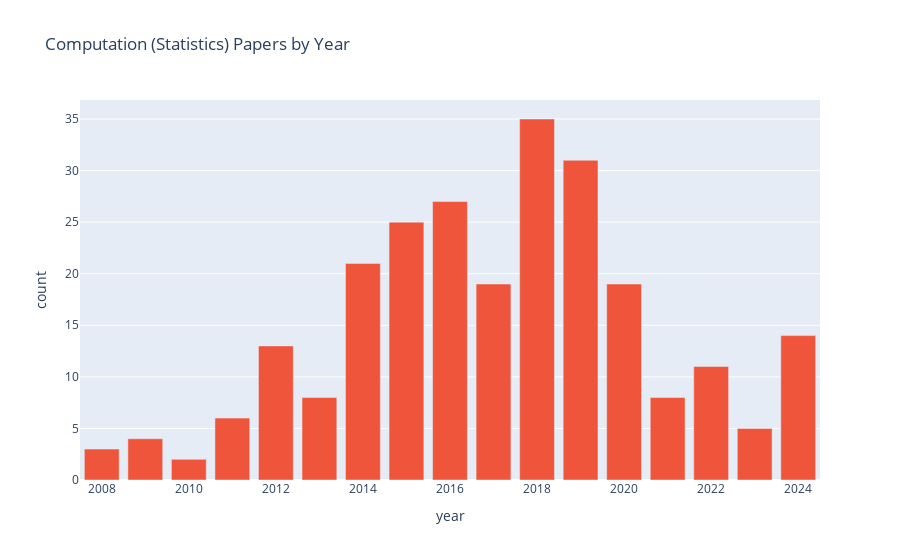

The notebook cell saved with this chart:
### Code cell
top = 'Computation (Statistics)'
px.bar(cat_year_num.query("category == @top"), x = 'year', y = 'count', title= top + " Papers by Year", color_discrete_sequence=[color_dict[top]])

### Figure 1 — Plotly figure (JSON) as saved in the notebook; plotly's stock layout.template omitted (floating-point values rounded to 4 significant figures)
{"data": [{"hovertemplate": "year=%{x}<br>count=%{y}<extra></extra>", "legendgroup": "", "marker": {"color": "#EF553B", "pattern": {"shape": ""}}, "name": "", "orientation": "v", "showlegend": false, "textposition": "auto", "type": "bar", "x": [2008, 2009, 2010, 2011, 2012, 2013, 2014, 2015, 2016, 2017, 2018, 2019, 2020, 2021, 2022, 2023, 2024], "xaxis": "x", "y": [3, 4, 2, 6, 13, 8, 21, 25, 27, 19, 35, 31, 19, 8, 11, 5, 14], "yaxis": "y"}], "layout": {"barmode": "relative", "legend": {"tracegroupgap": 0}, "title": {"text": "Computation (Statistics) Papers by Year"}, "xaxis": {"anchor": "y", "domain": [0, 1], "title": {"text": "year"}}, "yaxis": {"anchor": "x", "domain": [0, 1], "title": {"text": "count"}}}}
